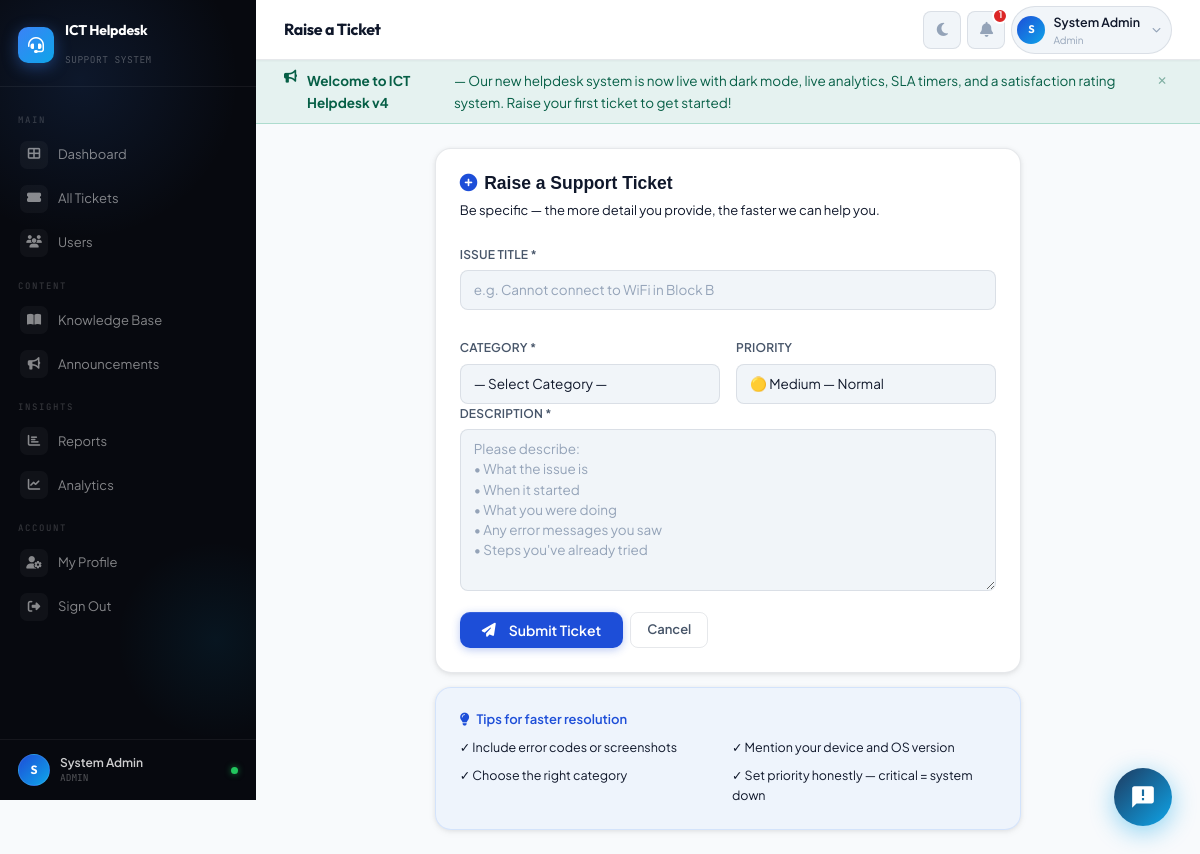
Page /tickets/create.php (signed in) on the committed database.
### tables this page shows
CREATE TABLE IF NOT EXISTS announcements (
    id INT AUTO_INCREMENT PRIMARY KEY,
    title VARCHAR(200) NOT NULL,
    message TEXT NOT NULL,
    type ENUM('info','warning','success','danger') DEFAULT 'info',
    admin_id INT,
    expires_at DATE,
    created_at TIMESTAMP DEFAULT CURRENT_TIMESTAMP,
    FOREIGN KEY (admin_id) REFERENCES users(id) ON DELETE SET NULL
);

CREATE TABLE IF NOT EXISTS users (
    id INT AUTO_INCREMENT PRIMARY KEY,
    full_name VARCHAR(100) NOT NULL,
    email VARCHAR(100) NOT NULL UNIQUE,
    password VARCHAR(255) NOT NULL,
    role ENUM('user','staff','admin') DEFAULT 'user',
    status ENUM('pending','active','suspended') DEFAULT 'active',
    department VARCHAR(100),
    phone VARCHAR(20),
    approved_by INT NULL,
    approved_at DATETIME NULL,
    created_at TIMESTAMP DEFAULT CURRENT_TIMESTAMP
);

### includes/auth.php (called while the page is built, shortened)
<?php
function currentUser() {
    return ['id'=>$_SESSION['user_id'],'name'=>$_SESSION['full_name'],'email'=>$_SESSION['email'],'role'=>$_SESSION['role']];
}

### includes/functions.php (called while the page is built, shortened)
<?php
function getAnnouncements($conn): array
{
    $r = mysqli_query($conn,
        "SELECT a.*, u.full_name
           FROM announcements a
           LEFT JOIN users u ON a.admin_id = u.id
          WHERE (a.expires_at IS NULL OR a.expires_at >= CURDATE())
          ORDER BY a.created_at DESC
          LIMIT 5");
    return $r ? mysqli_fetch_all($r, MYSQLI_ASSOC) : [];
}

### tickets/create.php (the view, shortened to what this page needs)
<?php
require_once '../includes/db.php';
require_once '../includes/auth.php';
require_once '../includes/functions.php';
global $conn;
$pageTitle='Raise a Ticket';
include '../includes/header.php';
?>
<div class="row justify-content-center">
<div class="col-lg-8">
<div class="form-card animate-in">
    <h5 style="font-family:'Syne',sans-serif;font-weight:700;margin-bottom:6px;"><i class="fas fa-plus-circle me-2" style="color:var(--primary);"></i>Raise a Support Ticket</h5>
    <p style="color:var(--muted);font-size:13px;margin-bottom:24px;">Be specific — the more detail you provide, the faster we can help you.</p>
    <form method="POST">
        <div class="mb-3"><label class="form-label">Issue Title *</label><input type="text" name="title" class="form-control" placeholder="e.g. Cannot connect to WiFi in Block B" required></div>
        <div class="row g-3 mb-3">
            <div class="col-md-6">
                <label class="form-label">Category *</label>
                <select name="category_id" class="form-select" required>
                    <option value="">— Select Category —</option>
                </select>
            </div>
            <div class="col-md-6">
                <label class="form-label">Priority</label>
                <select name="priority" class="form-select">
                    <option value="medium" selected>🟡 Medium — Normal</option>
                </select>
            </div>
        </div>
        <div class="mb-4">
            <label class="form-label">Description *</label>
            <textarea name="description" class="form-control" rows="7" placeholder="Please describe:&#10;• What the issue is&#10;• When it started&#10;• What you were doing&#10;• Any error messages you saw&#10;• Steps you've already tried" required></textarea>
        </div>
        <div class="d-flex gap-2">
            <button type="submit" class="btn btn-primary btn-lg"><i class="fas fa-paper-plane me-2"></i>Submit Ticket</button>
            <a href="../dashboard/user.php" class="btn btn-outline-secondary">Cancel</a>
        </div>
    </form>
</div>
<div class="form-card mt-3 animate-in delay-2" style="background:rgba(59,130,246,0.05);border-color:rgba(59,130,246,0.15);">
    <h6 style="font-size:13px;font-weight:600;color:var(--primary);margin-bottom:10px;"><i class="fas fa-lightbulb me-2"></i>Tips for faster resolution</h6>
    <div style="display:grid;grid-template-columns:1fr 1fr;gap:8px;font-size:12.5px;color:var(--muted);">
        <div>✓ Include error codes or screenshots</div>
        <div>✓ Mention your device and OS version</div>
        <div>✓ Choose the right category</div>
        <div>✓ Set priority honestly — critical = system down</div>
    </div>
</div>
</div></div>
<?php include '../includes/footer.php'; ?>

### includes/header.php (shortened to what this page needs)
<?php
$user     = currentUser();
$initial  = strtoupper(substr($user['name'], 0, 1));
$base     = '../';
$announcements = getAnnouncements($conn);
$pendingCount  = 0;
if ($user['role'] === 'admin') {
    $pr = mysqli_query($conn, "SELECT COUNT(*) as c FROM users WHERE status='pending'");
    $pendingCount = mysqli_fetch_assoc($pr)['c'] ?? 0;
}
$cp = basename($_SERVER['PHP_SELF']);
function isAct($pages, $dir = null) {
    global $cp;
    $match = in_array($cp, (array)$pages);
    return $match ? 'active' : '';
}
?>
<!DOCTYPE html>
<html lang="en" data-theme="light">
<head>
<link rel="stylesheet" href="https://cdn.jsdelivr.net/npm/bootstrap@5.3.0/dist/css/bootstrap.min.css">
<link rel="stylesheet" href="https://cdnjs.cloudflare.com/ajax/libs/font-awesome/6.4.0/css/all.min.css">
<link rel="stylesheet" href="<?= $base ?>assets/css/style.css">
</head>
<body>
<aside class="sidebar" id="sidebar">
  <div class="sidebar-brand">
    <div class="brand-inner">
      <div class="brand-logo"><i class="fas fa-headset"></i></div>
      <div class="brand-text">
        <h4>ICT Helpdesk</h4>
        <span>SUPPORT SYSTEM</span>
      </div>
    </div>
  </div>
  <nav class="sidebar-nav">
    <ul class="list-style-none">
      <?php if ($user['role'] === 'admin'): ?>
        <li class="nav-group-label">Main</li>
        <li class="nav-item"><a href="<?=$base?>dashboard/admin.php" class="<?=isAct('admin.php','dashboard')?>"><span class="nav-icon-wrap"><i class="fas fa-th-large"></i></span><span class="nav-label-text">Dashboard</span></a></li>
        <li class="nav-item"><a href="<?=$base?>tickets/manage.php"  class="<?=isAct('manage.php','tickets')?>"><span class="nav-icon-wrap"><i class="fas fa-ticket-alt"></i></span><span class="nav-label-text">All Tickets</span></a></li>
        <li class="nav-item"><a href="<?=$base?>admin/users.php" class="<?=isAct('users.php','admin')?>"><span class="nav-icon-wrap"><i class="fas fa-users"></i></span><span class="nav-label-text">Users</span><?php if($pendingCount>0):?><span class="nav-pill"><?=$pendingCount?></span><?php endif;?></a></li>
        <li class="nav-group-label">Content</li>
        <li class="nav-item"><a href="<?=$base?>knowledge/manage.php" class="<?=isAct('manage.php','knowledge')?>"><span class="nav-icon-wrap"><i class="fas fa-book-open"></i></span><span class="nav-label-text">Knowledge Base</span></a></li>
        <li class="nav-item"><a href="<?=$base?>announcements/manage.php" class="<?=isAct('manage.php','announcements')?>"><span class="nav-icon-wrap"><i class="fas fa-bullhorn"></i></span><span class="nav-label-text">Announcements</span></a></li>
        <li class="nav-group-label">Insights</li>
        <li class="nav-item"><a href="<?=$base?>reports/summary.php"   class="<?=isAct('summary.php','reports')?>"><span class="nav-icon-wrap"><i class="fas fa-chart-bar"></i></span><span class="nav-label-text">Reports</span></a></li>
        <li class="nav-item"><a href="<?=$base?>reports/analytics.php" class="<?=isAct('analytics.php','reports')?>"><span class="nav-icon-wrap"><i class="fas fa-chart-line"></i></span><span class="nav-label-text">Analytics</span></a></li>
      <?php endif; ?>
      <li class="nav-group-label">Account</li>
      <li class="nav-item"><a href="<?=$base?>profile/index.php" class="<?=isAct('index.php','profile')?>"><span class="nav-icon-wrap"><i class="fas fa-user-cog"></i></span><span class="nav-label-text">My Profile</span></a></li>
      <li class="nav-item"><a href="<?=$base?>logout.php"><span class="nav-icon-wrap"><i class="fas fa-sign-out-alt"></i></span><span class="nav-label-text">Sign Out</span></a></li>
    </ul>
  </nav>
  <div class="sidebar-footer">
    <div class="footer-user">
      <div class="footer-avatar"><?= $initial ?></div>
      <div class="footer-info">
        <div class="fn"><?= htmlspecialchars($user['name']) ?></div>
        <div class="fr"><?= strtoupper($user['role']) ?></div>
      </div>
      <div class="footer-online" title="Online"></div>
    </div>
  </div>
</aside>
<div class="main-content" id="main-content">
  <header class="topbar">
    <div class="topbar-left">
      <span class="topbar-page-title"><?= htmlspecialchars($pageTitle ?? 'Dashboard') ?></span>
    </div>
    <div class="topbar-right">
      <button class="theme-btn" id="theme-toggle" title="Toggle dark mode">
        <i class="fas fa-moon" id="theme-icon"></i>
      </button>
      <?php if (!empty($announcements) || $pendingCount > 0): ?>
      <div class="dropdown">
        <button class="notif-btn" onclick="this.nextElementSibling.classList.toggle('show')">
          <i class="fas fa-bell"></i>
          <span class="notif-count"><?= count($announcements) + $pendingCount ?></span>
        </button>
      </div>
      <?php endif; ?>
      <div class="dropdown">
        <a class="user-chip" onclick="this.nextElementSibling.classList.toggle('show')" href="#">
          <div class="topbar-avatar"><?= $initial ?></div>
          <div>
            <div class="chip-name"><?= htmlspecialchars($user['name']) ?></div>
            <div class="chip-role"><?= ucfirst($user['role']) ?></div>
          </div>
          <i class="fas fa-chevron-down" style="font-size:9px;color:var(--text-muted);margin-left:4px;"></i>
        </a>
      </div>
    </div>
  </header>
  <?php if (!empty($announcements)): $ann = $announcements[0]; ?>
  <div class="alert alert-<?= $ann['type'] ?>" style="border-radius:0;border-left:none;border-right:none;border-top:none;margin:0;padding:10px 28px;">
    <i class="fas fa-bullhorn" style="font-size:13px;"></i>
    <strong><?= htmlspecialchars($ann['title']) ?></strong> — <?= htmlspecialchars($ann['message']) ?>
    <button class="btn-close" onclick="this.closest('.alert').remove()">×</button>
  </div>
  <?php endif; ?>
  <main class="content-area">

### rows in the picture
announcements: admin.full_name "System Admin", title "Welcome to ICT Helpdesk v4", message "Our new helpdesk system is now live with dark mode, live analytics, SLA timers, and a satisfaction rating system. Raise your first ticket to get started!"

### other values in the picture
$initial "S"
$user['role'] "ADMIN"
$pageTitle "Raise a Ticket"
count($announcements) + $pendingCount "1"
$user['role'] "Admin"
